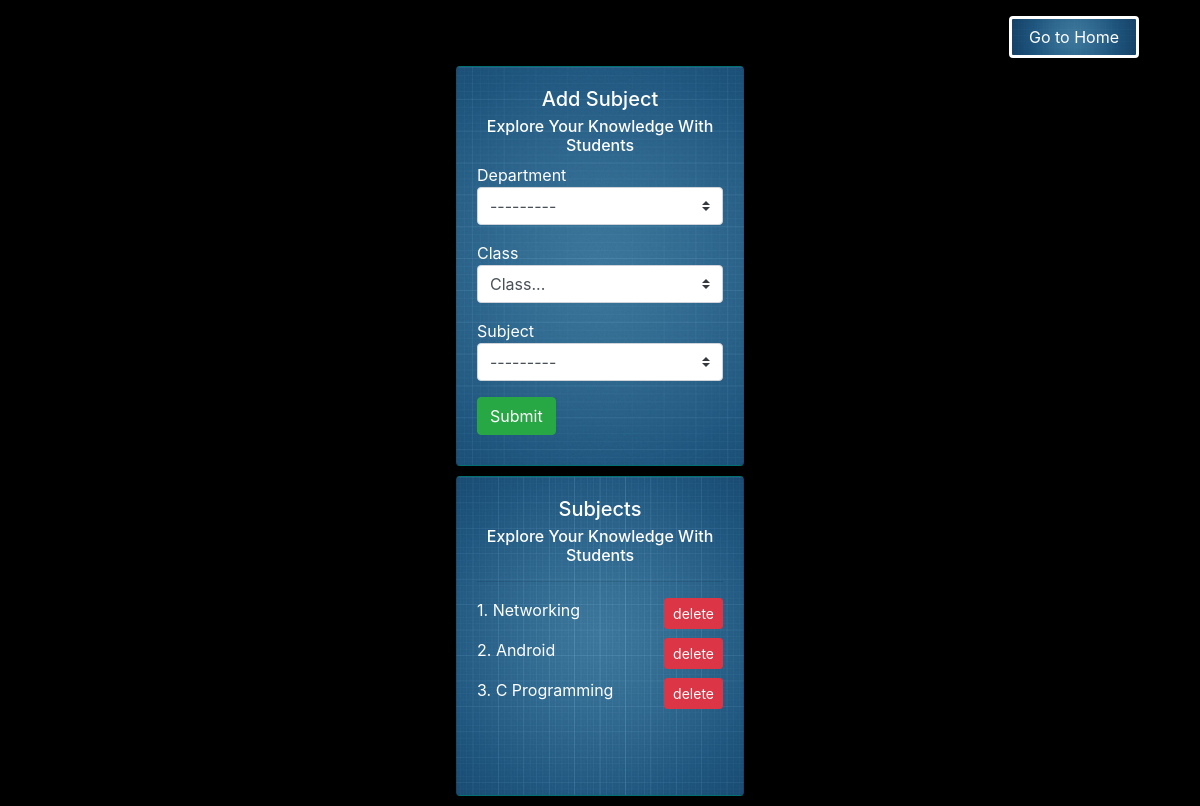
Page /bcs/teacher/info (signed in) on the committed database.
### bcs/models.py (models this page shows, shortened)
class Subject_Teacher(models.Model):
    subject=models.ForeignKey(Subjects,on_delete=models.CASCADE)
    teacher=models.ForeignKey(Teachers,on_delete=models.CASCADE)
    department_name=models.CharField(max_length=20,choices=department_choice,null=True,blank=True)

class Subjects(models.Model):
    subject_name=models.CharField(max_length=20)
    department_name=models.CharField(max_length=30,choices=department_choice,blank=True,null=True)
    class_name=models.CharField(max_length=20,choices=class_choice)
    def __str__(self):
        return '{}'.format(self.subject_name)

### bcs/views.py (the view)
# urls.py: path('teacher/info',views.teacher_info,name='teacher_info'),
def teacher_info(request):
    try:
        teacher=Teachers.objects.get(user__id=request.user.id)
        subject_teacher=Subject_Teacher.objects.filter(teacher=teacher)
    except:
        return HttpResponse("not teacher")
    if request.method=='POST':
        form=Subject_TeacherForm(request.POST)
        if form.is_valid():
            subform=form.save(commit=False)
            subform.teacher=teacher
            try:
                st = Subject_Teacher.objects.filter(
                    teacher=teacher, subject=subform.subject)[0]
                messages.success(request, "Already added this Subject")
                return redirect('teacher_home')
            except:
                subform.save()
            return redirect('teacher_home')
        else:
            return HttpResponse("not valid")
    else:
        form=Subject_TeacherForm()
    context = {
        'form':form,
        'subjcet':subject_teacher
    }
    return render(request,'teacher_info.html',context)

### bcs/forms.py
class Subject_TeacherForm(forms.ModelForm):
    class Meta:
        model=Subject_Teacher
        exclude=['teacher']
        fields=['subject','department_name']

### templates/teacher_info.html (shortened to what this page needs)
{% load static %}
{% load widget_tweaks %}
<!DOCTYPE html>
<html lang="en">
<head>
    <link rel="stylesheet" href="https://maxcdn.bootstrapcdn.com/bootstrap/4.0.0/css/bootstrap.min.css"
>
</head>
<body>
    <div class="container">
            <a class="btn btn-info mt-3 mb-2 mr-3 card card-b bg" style="color:white;" href="{% url 'teacher_home' %}">Go to Home</a>
        <form id="teacher-form" method="POST" form-control mt-3" subject-url="{% url 'get_subject' %}">
            <div class="card card-f bg" style="width: 18rem; height: 25rem; ">
                <div class="card-body">
                    <h5 class="card-title text-c"> Add Subject </h5>
                    <h6 class="card-subtitle mb-2 text text-c">Explore Your Knowledge With Students</h6>
                    <div style="color: white;">
                    Department
                    <div class="input-group mb-3">
                        {{form.department_name|add_class:"custom-select"}}
                    </div>
                    Class
                    <div class="input-group mb-3">
                        <select class="custom-select" id="class-id" required>
                            <option value="">Class...</option>
                        </select>
                    </div>
                    Subject
                    <div class="input-group mb-3">
                        {{form.subject|add_class:"custom-select"}}
                    </div>
                    <div class="input-group mb-3">
                    <input type="submit" class="btn btn-success">
                    </div>
                </div>
                </div>
            </div>
        </form>
        <div class="card card-f bg" style="width: 18rem; height: 20rem; ">
            <div class="card-body">
            <h5 class="card-title text-c"> Subjects </h5>
            <h6 class="card-subtitle mb-2  text-c">Explore Your Knowledge With Students</h6>
            <hr>
        {% for s in subjcet %}
        <p style="color: white;">{{forloop.counter}}.  {{s.subject}} <a class="btn btn-danger btn-sm float-right " href="{% url 'delete_subject' s.id %}" style="color: white;">delete</a></p>
        {% endfor %}
        </div>
        </div>
    </div>
</body>
</html>

### rows in the picture
Subject_Teacher: subject "Networking"
Subject_Teacher: subject "Android"
Subject_Teacher: subject "C Programming"
